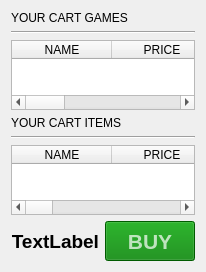
          <widget class="QWidget" name="scrollAreaWidgetContents_cart">
           <property name="geometry">
            <rect>
             <x>0</x>
             <y>0</y>
             <width>205</width>
             <height>270</height>
            </rect>
           </property>
           <layout class="QGridLayout" name="gridLayout_19">
            <item row="0" column="0" colspan="3">
             <layout class="QVBoxLayout" name="verticalLayout_cart_games">
              <item>
               <widget class="QLabel" name="label_cart_games">
                <property name="text">
                 <string>YOUR CART GAMES</string>
                </property>
               </widget>
              </item>
              <item>
               <widget class="Line" name="line_6">
                <property name="orientation">
                 <enum>Qt::Horizontal</enum>
                </property>
               </widget>
              </item>
              <item>
               <widget class="QTableWidget" name="tableWidget_cart_games">
                <property name="editTriggers">
                 <set>QAbstractItemView::NoEditTriggers</set>
                </property>
                <column>
                 <property name="text">
                  <string>NAME</string>
                 </property>
                </column>
                <column>
                 <property name="text">
                  <string>PRICE</string>
                 </property>
                </column>
                <column>
                 <property name="text">
                  <string>STORE</string>
                 </property>
                </column>
                <column>
                 <property name="text">
                  <string>DELETE</string>
                 </property>
                </column>
               </widget>
              </item>
             </layout>
            </item>
            <item row="2" column="2">
             <widget class="QPushButton" name="pushButton_cart_buy">
              <property name="sizePolicy">
               <sizepolicy hsizetype="Fixed" vsizetype="Fixed">
                <horstretch>0</horstretch>
                <verstretch>0</verstretch>
               </sizepolicy>
              </property>
              <property name="minimumSize">
               <size>
                <width>90</width>
                <height>40</height>
               </size>
              </property>
              <property name="maximumSize">
               <size>
                <width>90</width>
                <height>40</height>
               </size>
              </property>
              <property name="font">
               <font>
                <family>Arial</family>
                <pointsize>16</pointsize>
                <weight>75</weight>
                <bold>true</bold>
               </font>
              </property>
              <property name="styleSheet">
               <string notr="true">QPushButton
{
background-color:green;
color:rgba(255,255,255,0.7);
text-align: center;
padding: 3px;
}
QPushButton:hover
{
color:rgba(255,255,255,0.9);
background-color:rgba(0,150,0,1);
}</string>
              </property>
              <property name="text">
               <string>BUY</string>
              </property>
             </widget>
            </item>
            <item row="1" column="0" colspan="3">
             <layout class="QVBoxLayout" name="verticalLayout">
              <item>
               <widget class="QLabel" name="label_cart_items">
                <property name="text">
                 <string>YOUR CART ITEMS</string>
                </property>
               </widget>
              </item>
              <item>
               <widget class="Line" name="line_4">
                <property name="orientation">
                 <enum>Qt::Horizontal</enum>
                </property>
               </widget>
              </item>
              <item>
               <widget class="QTableWidget" name="tableWidget_cart_items">
                <property name="editTriggers">
                 <set>QAbstractItemView::NoEditTriggers</set>
                </property>
                <column>
                 <property name="text">
                  <string>NAME</string>
                 </property>
                </column>
                <column>
                 <property name="text">
                  <string>PRICE</string>
                 </property>
                </column>
                <column>
                 <property name="text">
                  <string>AMOUNT</string>
                 </property>
                </column>
                <column>
                 <property name="text">
                  <string>GAME</string>
                 </property>
                </column>
                <column>
                 <property name="text">
                  <string>AMOUNT</string>
                 </property>
                </column>
                <column>
                 <property name="text">
                  <string>DELETE</string>
                 </property>
                </column>
               </widget>
              </item>
             </layout>
            </item>
            <item row="2" column="0" colspan="2">
             <widget class="QLabel" name="label_cart_price">
              <property name="font">
               <font>
                <family>Arial</family>
                <pointsize>14</pointsize>
                <weight>75</weight>
                <bold>true</bold>
               </font>
              </property>
              <property name="text">
               <string>TextLabel</string>
              </property>
              <property name="alignment">
               <set>Qt::AlignRight|Qt::AlignTrailing|Qt::AlignVCenter</set>
              </property>
             </widget>
            </item>
           </layout>
          </widget>
